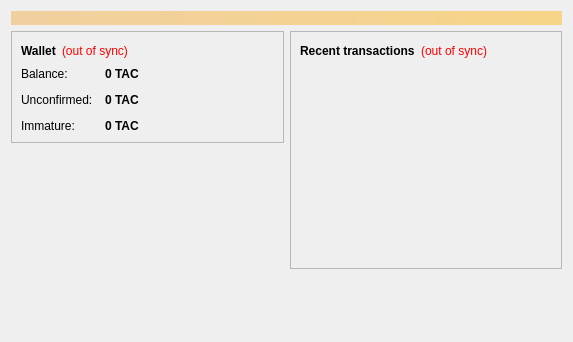
<?xml version="1.0" encoding="UTF-8"?>
<ui version="4.0">
 <class>OverviewPage</class>
 <widget class="QWidget" name="OverviewPage">
  <property name="geometry">
   <rect>
    <x>0</x>
    <y>0</y>
    <width>573</width>
    <height>342</height>
   </rect>
  </property>
  <property name="windowTitle">
   <string>Form</string>
  </property>
  <layout class="QVBoxLayout" name="topLayout">
   <item>
    <widget class="QLabel" name="labelAlerts">
     <property name="visible">
      <bool>false</bool>
     </property>
     <property name="styleSheet">
      <string notr="true">background-color: qlineargradient(x1: 0, y1: 0, x2: 1, y2: 0, stop:0 #F0D0A0, stop:1 #F8D488); color:#000000;</string>
     </property>
     <property name="wordWrap">
      <bool>true</bool>
     </property>
     <property name="margin">
      <number>3</number>
     </property>
    </widget>
   </item>
   <item>
    <layout class="QHBoxLayout" name="horizontalLayout" stretch="1,1">
     <item>
      <layout class="QVBoxLayout" name="verticalLayout_2">
       <item>
        <widget class="QFrame" name="frame">
         <property name="frameShape">
          <enum>QFrame::StyledPanel</enum>
         </property>
         <property name="frameShadow">
          <enum>QFrame::Raised</enum>
         </property>
         <layout class="QVBoxLayout" name="verticalLayout_4">
          <item>
           <layout class="QHBoxLayout" name="horizontalLayout_4">
            <item>
             <widget class="QLabel" name="label_5">
              <property name="font">
               <font>
                <weight>75</weight>
                <bold>true</bold>
               </font>
              </property>
              <property name="text">
               <string>Wallet</string>
              </property>
             </widget>
            </item>
            <item>
             <widget class="QLabel" name="labelWalletStatus">
              <property name="toolTip">
               <string>The displayed information may be out of date. Your wallet automatically synchronizes with the Tacoin network after a connection is established, but this process has not completed yet.</string>
              </property>
              <property name="styleSheet">
               <string notr="true">QLabel { color: red; }</string>
              </property>
              <property name="text">
               <string notr="true">(out of sync)</string>
              </property>
              <property name="alignment">
               <set>Qt::AlignLeading|Qt::AlignLeft|Qt::AlignVCenter</set>
              </property>
             </widget>
            </item>
            <item>
             <spacer name="horizontalSpacer_2">
              <property name="orientation">
               <enum>Qt::Horizontal</enum>
              </property>
              <property name="sizeHint" stdset="0">
               <size>
                <width>40</width>
                <height>20</height>
               </size>
              </property>
             </spacer>
            </item>
           </layout>
          </item>
          <item>
           <layout class="QFormLayout" name="formLayout_2">
            <property name="fieldGrowthPolicy">
             <enum>QFormLayout::AllNonFixedFieldsGrow</enum>
            </property>
            <property name="horizontalSpacing">
             <number>12</number>
            </property>
            <property name="verticalSpacing">
             <number>12</number>
            </property>
            <item row="0" column="0">
             <widget class="QLabel" name="label">
              <property name="text">
               <string>Balance:</string>
              </property>
             </widget>
            </item>
            <item row="0" column="1">
             <widget class="QLabel" name="labelBalance">
              <property name="font">
               <font>
                <weight>75</weight>
                <bold>true</bold>
               </font>
              </property>
              <property name="cursor">
               <cursorShape>IBeamCursor</cursorShape>
              </property>
              <property name="toolTip">
               <string>Your current balance</string>
              </property>
              <property name="text">
               <string notr="true">0 TAC</string>
              </property>
              <property name="textInteractionFlags">
               <set>Qt::LinksAccessibleByMouse|Qt::TextSelectableByKeyboard|Qt::TextSelectableByMouse</set>
              </property>
             </widget>
            </item>
            <item row="1" column="0">
             <widget class="QLabel" name="label_3">
              <property name="text">
               <string>Unconfirmed:</string>
              </property>
             </widget>
            </item>
            <item row="1" column="1">
             <widget class="QLabel" name="labelUnconfirmed">
              <property name="font">
               <font>
                <weight>75</weight>
                <bold>true</bold>
               </font>
              </property>
              <property name="cursor">
               <cursorShape>IBeamCursor</cursorShape>
              </property>
              <property name="toolTip">
               <string>Total of transactions that have yet to be confirmed, and do not yet count toward the current balance</string>
              </property>
              <property name="text">
               <string notr="true">0 TAC</string>
              </property>
              <property name="textInteractionFlags">
               <set>Qt::LinksAccessibleByMouse|Qt::TextSelectableByKeyboard|Qt::TextSelectableByMouse</set>
              </property>
             </widget>
            </item>
            <item row="2" column="0">
             <widget class="QLabel" name="labelImmatureText">
              <property name="text">
               <string>Immature:</string>
              </property>
             </widget>
            </item>
            <item row="2" column="1">
             <widget class="QLabel" name="labelImmature">
              <property name="font">
               <font>
                <weight>75</weight>
                <bold>true</bold>
               </font>
              </property>
              <property name="toolTip">
               <string>Mined balance that has not yet matured</string>
              </property>
              <property name="text">
               <string notr="true">0 TAC</string>
              </property>
              <property name="textInteractionFlags">
               <set>Qt::LinksAccessibleByMouse|Qt::TextSelectableByKeyboard|Qt::TextSelectableByMouse</set>
              </property>
             </widget>
            </item>
           </layout>
          </item>
         </layout>
        </widget>
       </item>
       <item>
        <spacer name="verticalSpacer">
         <property name="orientation">
          <enum>Qt::Vertical</enum>
         </property>
         <property name="sizeHint" stdset="0">
          <size>
           <width>20</width>
           <height>40</height>
          </size>
         </property>
        </spacer>
       </item>
      </layout>
     </item>
     <item>
      <layout class="QVBoxLayout" name="verticalLayout_3">
       <item>
        <widget class="QFrame" name="frame_2">
         <property name="frameShape">
          <enum>QFrame::StyledPanel</enum>
         </property>
         <property name="frameShadow">
          <enum>QFrame::Raised</enum>
         </property>
         <layout class="QVBoxLayout" name="verticalLayout">
          <item>
           <layout class="QHBoxLayout" name="horizontalLayout_2">
            <item>
             <widget class="QLabel" name="label_4">
              <property name="text">
               <string>&lt;b&gt;Recent transactions&lt;/b&gt;</string>
              </property>
             </widget>
            </item>
            <item>
             <widget class="QLabel" name="labelTransactionsStatus">
              <property name="toolTip">
               <string>The displayed information may be out of date. Your wallet automatically synchronizes with the Tacoin network after a connection is established, but this process has not completed yet.</string>
              </property>
              <property name="styleSheet">
               <string notr="true">QLabel { color: red; }</string>
              </property>
              <property name="text">
               <string notr="true">(out of sync)</string>
              </property>
              <property name="alignment">
               <set>Qt::AlignRight|Qt::AlignTrailing|Qt::AlignVCenter</set>
              </property>
             </widget>
            </item>
            <item>
             <spacer name="horizontalSpacer">
              <property name="orientation">
               <enum>Qt::Horizontal</enum>
              </property>
              <property name="sizeHint" stdset="0">
               <size>
                <width>40</width>
                <height>20</height>
               </size>
              </property>
             </spacer>
            </item>
           </layout>
          </item>
          <item>
           <widget class="QListView" name="listTransactions">
            <property name="styleSheet">
             <string notr="true">QListView { background: transparent; }</string>
            </property>
            <property name="frameShape">
             <enum>QFrame::NoFrame</enum>
            </property>
            <property name="verticalScrollBarPolicy">
             <enum>Qt::ScrollBarAlwaysOff</enum>
            </property>
            <property name="horizontalScrollBarPolicy">
             <enum>Qt::ScrollBarAlwaysOff</enum>
            </property>
            <property name="selectionMode">
             <enum>QAbstractItemView::NoSelection</enum>
            </property>
           </widget>
          </item>
         </layout>
        </widget>
       </item>
       <item>
        <spacer name="verticalSpacer_2">
         <property name="orientation">
          <enum>Qt::Vertical</enum>
         </property>
         <property name="sizeHint" stdset="0">
          <size>
           <width>20</width>
           <height>40</height>
          </size>
         </property>
        </spacer>
       </item>
      </layout>
     </item>
    </layout>
   </item>
  </layout>
 </widget>
 <resources/>
 <connections/>
</ui>
